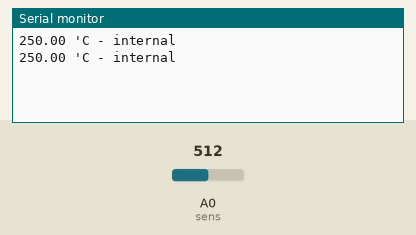
Simulated run of this sketch. Board: Arduino Uno, built with avr-gcc and run on an emulated ATmega328P. Shown: the last lines printed to the serial monitor. The inputs (shaded band) are chosen by the test bench; at power-on: A0 (sens) = 512.

Above: at 1.8 s.
1.9 s: A0 (sens) set to 716
At 2.5 s:
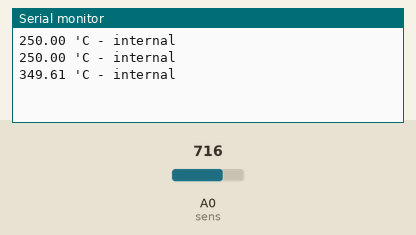
3.4 s: A0 (sens) set to 900
At 4.8 s:
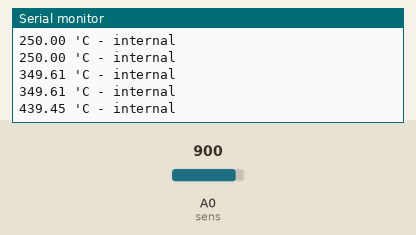
Timing chart, 0 to 6.4 s (numbered marks = the images above; inputs shaded):
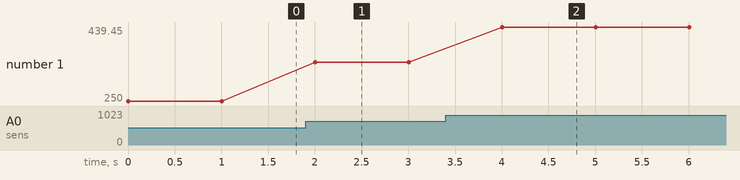

Measured:
- after the input at 1.9 s, the serial monitor: prints a new line after 0.10 s (image 1)
- after the input at 3.4 s, the serial monitor: prints a new line after 0.60 s (image 2)
- plotted number 1: 250 → 349.61 after the input at 1.9 s, 349.61 → 439.45 after the input at 3.4 s

The sketch:

temper_int_analog.ino
```cpp
int sens = A0;   //Analog pin is changeable
float VOLT;
float TEMP;
#include <Wire.h>

void setup(){
   while(!Serial);
   Serial.begin(9600);


}

void loop(){

  //Internal termometer
  int temp = analogRead(sens);
  VOLT = (temp * 5.0) / 1024.0;
  TEMP = VOLT  * 100;
   Serial.print(TEMP);
   Serial.println(F(" 'C - internal"));
   delay(1000);
}
```
